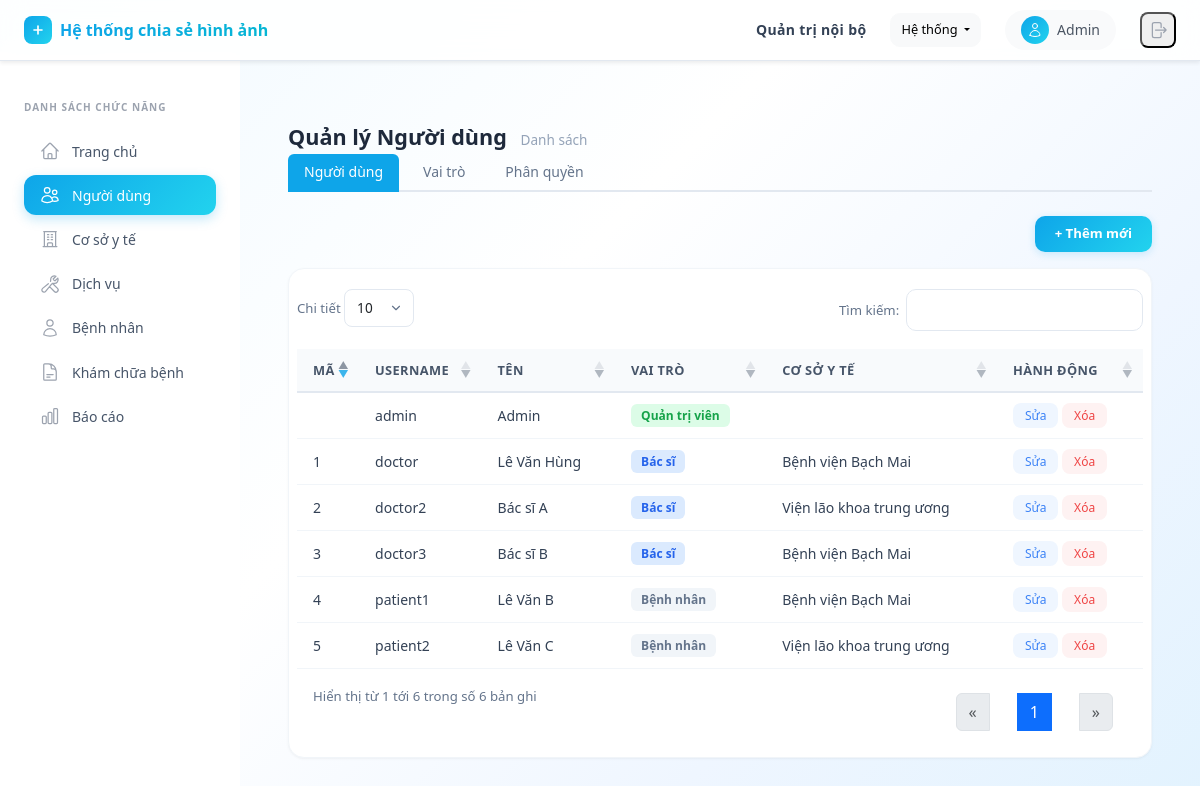
/users/ (signed in), run on an earlier commit of the app's database.
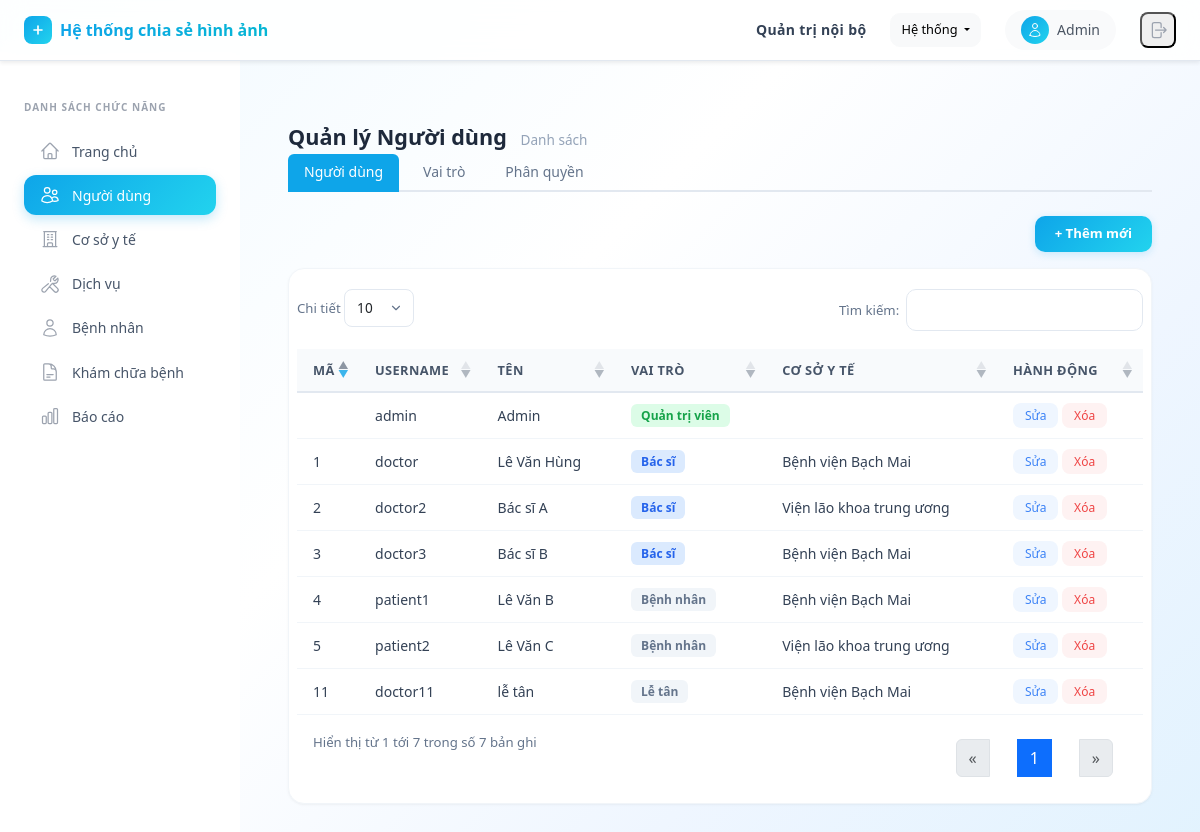
And on a later commit of the database.
### api/models.py (models this page shows, shortened)
class User(AbstractUser):
    code = models.CharField(max_length=50, unique=True)
    facility = models.ForeignKey(MedicalFacility, on_delete=models.CASCADE, related_name="users", null=True, blank=True)
    name = models.CharField(max_length=255)
    role = models.ForeignKey(Role, on_delete=models.SET_NULL, null=True, blank=True, related_name='users')
    patient = models.OneToOneField('Patient', on_delete=models.SET_NULL, null=True, blank=True, related_name='user')
    created_at = models.DateTimeField(auto_now_add=True)
    updated_at = models.DateTimeField(auto_now=True)
    @property
    def role_code(self):
        return self.role.code if self.role else None

class Role(models.Model):
    code = models.CharField(max_length=50, unique=True)
    name = models.CharField(max_length=100)
    description = models.TextField(blank=True, null=True)
    permissions = models.ManyToManyField(Permission, blank=True, related_name='roles')
    created_at = models.DateTimeField(auto_now_add=True)
    updated_at = models.DateTimeField(auto_now=True)

class MedicalFacility(models.Model):
    STATUS_CHOICES = [
        ('active', 'Đang hoạt động'),
        ('paused', 'Tạm dừng'),
        ('holiday', 'Nghỉ lễ'),
        ('maintenance', 'Bảo trì'),
        ('closed', 'Ngừng hoạt động'),
    ]
    code = models.CharField(max_length=50, unique=True)
    name = models.CharField(max_length=255)
    address = models.TextField()
    status = models.CharField(max_length=20, choices=STATUS_CHOICES, default='active')
    services = models.ManyToManyField(Service, blank=True, related_name='facilities')

### api/views.py (the view)
# urls.py: path('users/', user_list, name='user_list'),
@admin_required
def user_list(request):
    users = User.objects.select_related('facility', 'role', 'patient').all()
    facilities = MedicalFacility.objects.all()
    roles = Role.objects.all()
    patients = Patient.objects.select_related('user').order_by('identifier')
    patient_role = Role.objects.filter(code='patient').first()
    return render(request, 'user_list.html', {
        'users': users,
        'tab': 'users',
        'subtab': 'users',
        'facilities': facilities,
        'roles': roles,
        'patients': patients,
        'patient_role_id': patient_role.id if patient_role else '',
    })

### api/templates/user_list.html (shortened to what this page needs)
{% extends "base.html" %}
{% load static %}
{% block content %}
<link rel="stylesheet" href="https://cdn.datatables.net/1.13.6/css/dataTables.bootstrap5.min.css">
<h3 class="page-title">Quản lý Người dùng <small>Danh sách</small></h3>
{% include "user_subtabs.html" %}
<div class="table-toolbar">
    <button class="btn-add" data-bs-toggle="modal" data-bs-target="#userModal" onclick="openCreateModal()">+ Thêm mới</button>
</div>
<div class="table-card">
<table id="userTable" class="table">
    <thead>
        <tr>
            <th>Mã</th>
            <th>Username</th>
            <th>Tên</th>
            <th>Vai trò</th>
            <th>Cơ sở y tế</th>
            <th>Hành động</th>
        </tr>
    </thead>
    <tbody>
        {% for u in users %}
        <tr>
            <td><span style="font-weight:500;">{{ u.code }}</span></td>
            <td>{{ u.username }}</td>
            <td>{{ u.name }}</td>
            <td>
                {% if u.role %}
                <span class="badge-role {% if u.role_code == 'admin' %}badge-role-admin{% elif u.role_code == 'doctor' %}badge-role-doctor{% else %}badge-role-default{% endif %}">{{ u.role.name }}</span>
                {% else %}
                <span style="color:#94a3b8;">--</span>
                {% endif %}
            </td>
            <td>{{ u.facility.name|default:"" }}</td>
            <td>
                <button class="btn-action btn-action-edit" data-bs-toggle="modal" data-bs-target="#userModal"
                    onclick="openEditModal('{{ u.id }}', '{{ u.code }}', '{{ u.username }}', '{{ u.name }}', '{{ u.role.id|default:'' }}', '{{ u.facility.id|default:'' }}', '{{ u.patient.id|default:'' }}')">
                    Sửa
                </button>
                <button class="btn-action btn-action-delete" onclick="deleteUser('{{ u.id }}')">Xóa</button>
            </td>
        </tr>
        {% endfor %}
    </tbody>
</table>
</div>
{% endblock %}

### api/templates/base.html (shortened to what the changed rows need)
﻿<!DOCTYPE html>
<html lang="vi">
<head>
    <script src="https://cdn.tailwindcss.com"></script>
    <link rel="stylesheet" href="https://cdn.jsdelivr.net/npm/bootstrap@5.3.0/dist/css/bootstrap.min.css">
</head>
<body class="min-h-screen" style="margin:0; background: linear-gradient(135deg, #f0f9ff 0%, #ffffff 40%, #eff6ff 70%, #e0f2fe 100%); background-attachment: fixed;">
    <nav class="top-navbar fixed top-0 left-0 right-0 z-50 flex items-center justify-between px-6 py-2.5 shadow-sm">
        <div class="flex items-center gap-4">
            <div class="flex items-center gap-2 bg-gray-50 rounded-full px-3 py-1.5">
                <div class="w-7 h-7 rounded-full bg-gradient-to-br from-primary to-cyan-400 flex items-center justify-center">
                    <svg class="w-4 h-4 text-white" fill="none" viewBox="0 0 24 24" stroke="currentColor">
                        <path stroke-linecap="round" stroke-linejoin="round" stroke-width="1.5" d="M15.75 6a3.75 3.75 0 11-7.5 0 3.75 3.75 0 017.5 0zM4.501 20.118a7.5 7.5 0 0114.998 0A17.933 17.933 0 0112 21.75c-2.676 0-5.216-.584-7.499-1.632z"/>
                    </svg>
                </div>
                <span class="text-sm font-medium text-gray-600">{{ user.name|default:user.username }}</span>
            </div>
        </div>
    </nav>
    <main class="lg:ml-60 pt-[52px] min-h-screen">
        <div class="p-5">
            {% block content %}{% endblock %}
        </div>
    </main>
</body>
</html>

What changed in the data, as far as the page shows it:
added User: code "11", username "doctor11", name "lễ tân", role.name "Lễ tân", facility.name "Bệnh viện Bạch Mai"
Also different on the page:
text written by a page script: "Chi tiết Tìm kiếm: Hiển thị từ 1 tới 6 trong số 6 bản ghi « 1 »" → "Chi tiết Tìm kiếm: Hiển thị từ 1 tới 7 trong số 7 bản ghi « 1 »"
